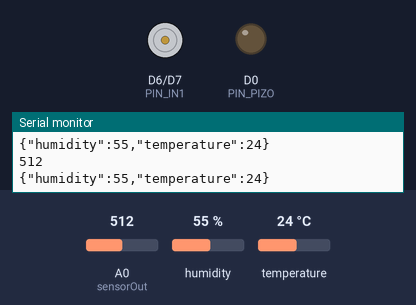
Recording of a sketch running on a simulated ESP8266 (NodeMCU). Shown: motor-driver pin pairs drawn as motors (green arrow = first pin HIGH = forward, orange = second pin HIGH = backward, longer = more drive, scaled by the enable pin), output pins drawn as LEDs (lit = HIGH), the last lines printed to the serial monitor. The inputs (shaded band) are chosen by the test bench; at power-on: A0 (sensorOut) = 512, humidity 55 %, temperature 24 °C. WiFi joins after 1.5 s; servers stay silent unless stated.

Above: at 3.2 s.
3.3 s: A0 (sensorOut) set to 161
6.5 s: A0 (sensorOut) set to 139
At 8.4 s:
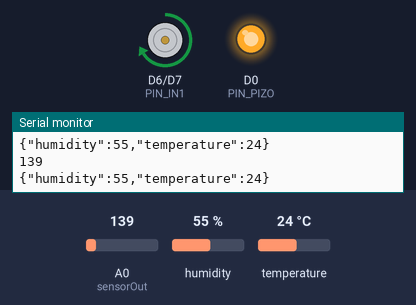
12.5 s: A0 (sensorOut) set to 160
At 14.5 s:
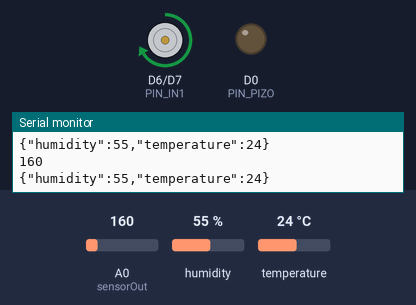
18.5 s: A0 (sensorOut) set to 140
At 20.4 s:
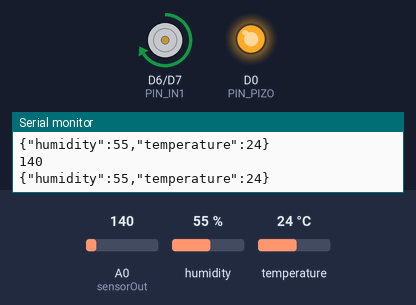
20.7 s: A0 (sensorOut) set to 210
At 26.1 s:
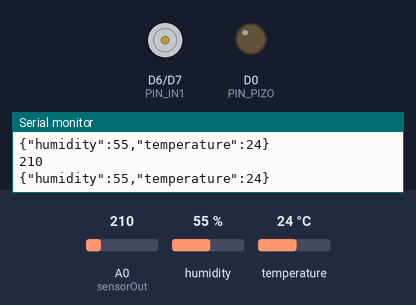
Timing chart, 0 to 27.7 s (numbered marks = the images above; inputs shaded):
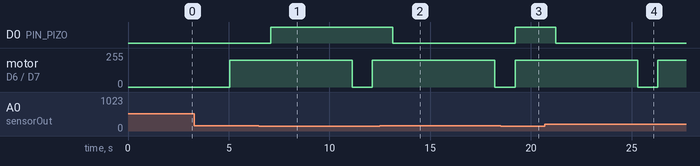

The sketch:

dc_motor.ino
```cpp
#include <ArduinoJson.h>
#include <ESP8266WiFi.h>
#include <WiFiUdp.h>
#include <DHT.h>
#include <Servo.h>


const int sensorOut = A0;
int pressure;

#define PIN_PIZO D0
#define PIN_ENA  D5 // The ESP8266 pin connected to the EN1 pin L298N
#define PIN_IN1  D6 // The ESP8266 pin connected to the IN1 pin L298N
#define PIN_IN2  D7 // The ESP8266 pin connected to the IN2 pin L298N

#define DHTTYPE DHT11
#define dht_dpin D8
DHT dht(dht_dpin, DHTTYPE);

const char* ssid = "ZERO";
const char* password = "FCUKOFF!";
const char* udpAddress = "192.168.0.111";
const int udpPort = 12345;

WiFiUDP udp;

unsigned long motorStartTime = 0;
unsigned long motorDuration = 5000; // 5 seconds
bool motorRunning = false;

void setup() {
  Serial.begin(9600);

  WiFi.begin(ssid, password);
  while (WiFi.status() != WL_CONNECTED) {
    delay(1000);
    Serial.println("Connecting to WiFi...");
  }
  Serial.println("Connected to WiFi");

  pinMode(PIN_IN1, OUTPUT);
  pinMode(PIN_IN2, OUTPUT);
  pinMode(PIN_ENA, OUTPUT);
  pinMode(PIN_PIZO, OUTPUT);
  dht.begin();
}

void loop() {
  unsigned long currentTime = millis();

  // Check if it's time to start or stop the motor
  if (!motorRunning && currentTime - motorStartTime >= motorDuration) {
    startMotor();
  } else if (motorRunning && currentTime - motorStartTime >= motorDuration + 1000) {
    stopMotor();
  }
  if (analogRead(sensorOut)<150){
    digitalWrite(PIN_PIZO,HIGH);
  }else{
    digitalWrite(PIN_PIZO,LOW);
  }
  // Run other tasks concurrently using cooperative multitasking
  fsrTask();
  dhtTask();
  delay(1000);
}

void startMotor() {
  digitalWrite(PIN_IN1, HIGH); // control the motor's direction in clockwise
  digitalWrite(PIN_IN2, LOW);
  int motorSpeed = 200;
  analogWrite(PIN_ENA, motorSpeed);
  motorStartTime = millis();
  motorRunning = true;
}

void stopMotor() {
  analogWrite(PIN_ENA, 0);
  motorRunning = false;
}

void fsrTask() {
  pressure = analogRead(sensorOut); // Read and store analog value from Force Sensitive Resistance
  Serial.println(pressure);
}

void dhtTask() {
  StaticJsonDocument<200> jsonDoc;
  jsonDoc["humidity"] = dht.readHumidity();
  jsonDoc["temperature"] = dht.readTemperature();
  String jsonString;
  serializeJson(jsonDoc, jsonString);
  Serial.println(jsonString);
}
```

Measured:
- the behaviour switches between 150 and 149 on A0 (sensorOut) (found by bisection; images 0 and 1)
- after the input at 6.5 s, D0 (PIN_PIZO): LOW → HIGH after 0.58 s
- after the input at 12.5 s, D0 (PIN_PIZO): HIGH → LOW after 0.65 s
- after the input at 18.5 s, D0 (PIN_PIZO): LOW → HIGH after 0.72 s
- after the input at 20.7 s, D0 (PIN_PIZO): HIGH → LOW after 0.55 s
